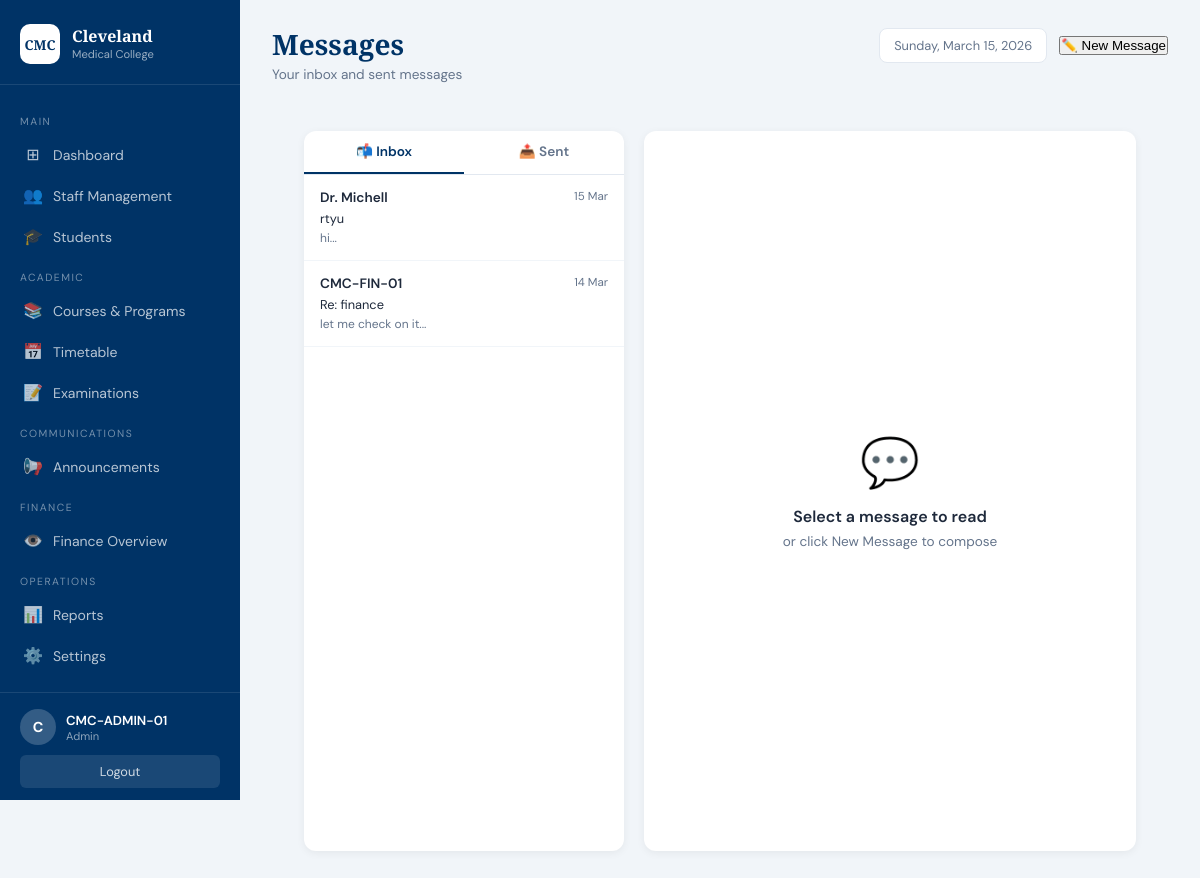
Page /messages (signed in) on the committed database.
### backend/app.py (models this page shows)
class Message(db.Model):
    __tablename__ = 'messages'
    id          = db.Column(db.Integer,     primary_key=True)
    sender_id   = db.Column(db.String(100), nullable=False)
    sender_name = db.Column(db.String(200), nullable=False)
    receiver_id = db.Column(db.String(100), nullable=False)
    subject     = db.Column(db.String(200), nullable=False)
    body        = db.Column(db.Text,        nullable=False)
    is_read     = db.Column(db.Boolean,     default=False)
    date_sent   = db.Column(db.DateTime,    default=eat_now)
    reply_to    = db.Column(db.Integer,     db.ForeignKey('messages.id'), nullable=True)

### backend/app.py (the view)
@app.route('/messages')
def messages():
    if not session.get('username'):
        return redirect(url_for('staff_login'))
    username = session.get('username')
    role     = session.get('role')
    inbox    = Message.query.filter_by(receiver_id=username).order_by(Message.date_sent.desc()).all()
    sent     = Message.query.filter_by(sender_id=username).order_by(Message.date_sent.desc()).all()
    unread   = Message.query.filter_by(receiver_id=username, is_read=False).count()
    auto_to  = request.args.get('to', '')
    if role == 'admin':
        contacts = Staff.query.filter(
            Staff.role.in_(['finance', 'front_office']),
            Staff.staff_id != username).all()
    elif role in ['finance', 'front_office']:
        contacts = Staff.query.filter_by(role='admin').all()
    else:
        contacts = []
    auto_contact = None
    if auto_to == 'finance':
        auto_contact = Staff.query.filter_by(role='finance').first()
    return render_template('messages.html',
        inbox=inbox, sent=sent, unread=unread,
        contacts=contacts, auto_contact=auto_contact)

### backend/app.py (called while the page is built)
@app.context_processor
def inject_unread():
    if session.get('username'):
        unread = Message.query.filter_by(
            receiver_id = session.get('username'),
            is_read     = False
        ).count()
        return {'unread_messages': unread}
    return {'unread_messages': 0}

### frontend/templates/messages.html (shortened to what this page needs)
<!DOCTYPE html>
<html lang="en">
<head>
    <link rel="stylesheet" href="{{ url_for('static', filename='css/admin_dashboard.css') }}">
</head>
<body>
<aside class="sidebar">
    <div class="sidebar-brand">
        <div class="brand-icon">CMC</div>
        <div><div class="brand-name">Cleveland</div><div class="brand-sub">Medical College</div></div>
    </div>
    <nav class="sidebar-nav">
        {% if session.get('role') == 'admin' %}
        <div class="nav-section-label">Main</div>
        <a href="{{ url_for('admin_dashboard') }}" class="nav-item"><span class="nav-icon">⊞</span> Dashboard</a>
        <a href="{{ url_for('manage_staff') }}" class="nav-item"><span class="nav-icon">👥</span> Staff Management</a>
        <a href="{{ url_for('students') }}" class="nav-item"><span class="nav-icon">🎓</span> Students</a>
        <div class="nav-section-label">Academic</div>
        <a href="{{ url_for('courses') }}" class="nav-item"><span class="nav-icon">📚</span> Courses & Programs</a>
        <a href="{{ url_for('timetable') }}" class="nav-item"><span class="nav-icon">📅</span> Timetable</a>
        <a href="{{ url_for('examinations') }}" class="nav-item"><span class="nav-icon">📝</span> Examinations</a>
        <div class="nav-section-label">Communications</div>
        <a href="{{ url_for('announcements') }}" class="nav-item"><span class="nav-icon">📢</span> Announcements</a>
        <div class="nav-section-label">Finance</div>
        <a href="{{ url_for('finance_overview') }}" class="nav-item"><span class="nav-icon">👁️</span> Finance Overview</a>
        <div class="nav-section-label">Operations</div>
        <a href="{{ url_for('reports') }}" class="nav-item"><span class="nav-icon">📊</span> Reports</a>
        <a href="{{ url_for('settings') }}" class="nav-item"><span class="nav-icon">⚙️</span> Settings</a>
        {% endif %}
    </nav>
    <div class="sidebar-footer">
        <div class="user-info">
            <div class="user-avatar">{{ session.get('full_name', session.get('username','U'))[0] }}</div>
            <div>
                <div class="user-name">{{ session.get('full_name', session.get('username')) }}</div>
                <div class="user-role">{{ session.get('role','') | replace('_',' ') | title }}</div>
            </div>
        </div>
        <a href="{{ url_for('logout') }}" class="logout-btn">Logout</a>
    </div>
</aside>
<main class="main">
    <header class="topbar">
        <div>
            <h1 class="page-title">Messages</h1>
            <p class="page-subtitle">Your inbox and sent messages</p>
        </div>
        <div style="display:flex; align-items:center; gap:12px;">
            <div class="date-badge" id="live-date"></div>
            <button class="btn-primary" onclick="showCompose()"
                    style="display:inline-flex; align-items:center; gap:6px;">
                ✏️ New Message
            </button>
        </div>
    </header>
    <div style="padding:20px 32px;">
        <div class="msg-layout">
            <div class="msg-sidebar">
                <div class="msg-tabs">
                    <div class="msg-tab active" onclick="switchTab('inbox', this)">
                        📬 Inbox
                    </div>
                    <div class="msg-tab" onclick="switchTab('sent', this)">📤 Sent</div>
                </div>
                <div class="msg-list" id="inbox-list">
                    {% for msg in inbox %}
                    <div class="msg-item {{ 'unread' if not msg.is_read else '' }}"
                         onclick="viewMessage(
                             {{ msg.id }},
                             '{{ msg.sender_name | replace("'", "\\'") }}',
                             '{{ msg.subject | replace("'", "\\'") }}',
                             '{{ msg.body | replace("'", "\\'") | replace("\n", "\\n") }}',
                             '{{ msg.date_sent.strftime("%d %b %Y %H:%M") }}',
                             {{ msg.id }},
                             '{{ msg.sender_id }}'
                         )">
                        <div class="msg-item-header">
                            <span class="msg-item-from">
                                {{ msg.sender_name }}
                            </span>
                            <span class="msg-item-date">{{ msg.date_sent.strftime('%d %b') }}</span>
                        </div>
                        <div class="msg-item-subject">{{ msg.subject }}</div>
                        <div class="msg-item-preview">{{ msg.body[:60] }}...</div>
                    </div>
                    {% else %}
                    <div class="empty-state" style="padding:30px; text-align:center;">
                        No messages yet
                    </div>
                    {% endfor %}
                </div>
            </div>
            <div class="msg-main">
                <div class="welcome-panel" id="welcome-panel">
                    <div style="font-size:3rem; margin-bottom:12px;">💬</div>
                    <div style="font-size:1rem; font-weight:600; color:var(--text);">
                        Select a message to read
                    </div>
                    <div style="font-size:0.85rem; color:var(--muted); margin-top:6px;">
                        or click New Message to compose
                    </div>
                </div>
            </div>
        </div>
    </div>
</main>
</body>
</html>

### frontend/static/css/admin_dashboard.css (style rules this page uses)
*, *::before, *::after { box-sizing: border-box; margin: 0; padding: 0; }
:root { --navy: #003366; --navy-lt: #0a4a8a; --red: #c0392b; --green: #1a7a4a; --orange: #d35400; --teal: #0e7490; --purple: #6d28d9; --bg: #f1f5f9; --white: #ffffff; --text: #1e293b; --muted: #64748b; --border: #e2e8f0; --sidebar-w: 240px; }
body { font-family: 'DM Sans', sans-serif; background: var(--bg); color: var(--text); display: flex; min-height: 100vh; }
.sidebar { width: var(--sidebar-w); background: var(--navy); color: white; display: flex; flex-direction: column; position: fixed; top: 0; left: 0; height: 100vh; overflow-y: auto; z-index: 100; }
.sidebar-brand { display: flex; align-items: center; gap: 12px; padding: 24px 20px 20px; border-bottom: 1px solid rgba(255,255,255,0.1); }
.brand-icon { background: white; color: var(--navy); font-family: 'Playfair Display', serif; font-weight: 700; font-size: 0.85rem; width: 40px; height: 40px; border-radius: 10px; display: flex; align-items: center; justify-content: center; flex-shrink: 0; }
.brand-name { font-family: 'Playfair Display', serif; font-size: 1rem; font-weight: 600; line-height: 1.2; }
.brand-sub { font-size: 0.7rem; opacity: 0.6; }
.sidebar-nav { flex: 1; padding: 16px 0; }
.nav-section-label { font-size: 0.65rem; text-transform: uppercase; letter-spacing: 1.5px; opacity: 0.45; padding: 14px 20px 6px; }
.nav-item { display: flex; align-items: center; gap: 10px; padding: 10px 20px; color: rgba(255,255,255,0.72); text-decoration: none; font-size: 0.875rem; font-weight: 400; transition: all .18s; border-left: 3px solid transparent; }
.nav-icon { font-size: 1rem; width: 20px; text-align: center; }
.sidebar-footer { border-top: 1px solid rgba(255,255,255,0.1); padding: 16px 20px; }
.user-info { display: flex; align-items: center; gap: 10px; margin-bottom: 10px; }
.user-avatar { width: 36px; height: 36px; background: rgba(255,255,255,0.2); border-radius: 50%; display: flex; align-items: center; justify-content: center; font-weight: 700; font-size: 0.9rem; flex-shrink: 0; }
.user-name { font-size: 0.82rem; font-weight: 600; }
.user-role { font-size: 0.7rem; opacity: 0.55; }
.logout-btn { display: block; text-align: center; background: rgba(255,255,255,0.1); color: rgba(255,255,255,0.8); text-decoration: none; padding: 8px; border-radius: 6px; font-size: 0.8rem; transition: background .18s; }
.main { margin-left: var(--sidebar-w); flex: 1; padding: 28px 32px; min-height: 100vh; }
.topbar { display: flex; justify-content: space-between; align-items: flex-start; margin-bottom: 28px; }
.page-title { font-family: 'Playfair Display', serif; font-size: 1.75rem; color: var(--navy); line-height: 1.2; }
.page-subtitle { font-size: 0.85rem; color: var(--muted); margin-top: 4px; }
.date-badge { background: white; border: 1px solid var(--border); padding: 8px 14px; border-radius: 8px; font-size: 0.8rem; color: var(--muted); }

### frontend/templates/messages.html (style rules this page uses)
.msg-layout { display: grid; grid-template-columns: 320px 1fr; gap: 20px; height: calc(100vh - 80px); }
.msg-sidebar { background: white; border-radius: 12px; box-shadow: 0 2px 8px rgba(0,0,0,0.06); display: flex; flex-direction: column; overflow: hidden; }
.msg-tabs { display: flex; border-bottom: 1px solid var(--border); }
.msg-tab { flex: 1; padding: 12px; text-align: center; font-size: 0.85rem; font-weight: 600; cursor: pointer; color: var(--muted); border-bottom: 2px solid transparent; transition: all 0.2s; }
.msg-tab.active { color: var(--navy); border-bottom-color: var(--navy); }
.msg-list { flex: 1; overflow-y: auto; }
.msg-item { padding: 14px 16px; border-bottom: 1px solid #f1f5f9; cursor: pointer; transition: background 0.15s; }
.msg-item-header { display: flex; justify-content: space-between; margin-bottom: 4px; }
.msg-item-from { font-size: 0.85rem; font-weight: 600; color: var(--text); }
.msg-item-date { font-size: 0.72rem; color: var(--muted); }
.msg-item-subject { font-size: 0.8rem; color: var(--text); margin-bottom: 3px; }
.msg-item-preview { font-size: 0.75rem; color: var(--muted); white-space: nowrap; overflow: hidden; text-overflow: ellipsis; }
.msg-main { background: white; border-radius: 12px; box-shadow: 0 2px 8px rgba(0,0,0,0.06); display: flex; flex-direction: column; overflow: hidden; }
.welcome-panel { flex: 1; display: flex; align-items: center; justify-content: center; flex-direction: column; color: var(--muted); }

### rows in the picture
Message: sender_name "Dr. Michell", date_sent "15 Mar", subject "rtyu", body "hi"
Message: sender_name "CMC-FIN-01", date_sent "14 Mar", subject "Re: finance", body "let me check on it"

### other values in the picture
{{ session.get('full_name', session.get('username','U'))[0] }} "C"
{{ session.get('full_name', session.get('username')) }} "CMC-ADMIN-01"
{{ session.get('role','') | replace('_',' ') | title }} "Admin"
